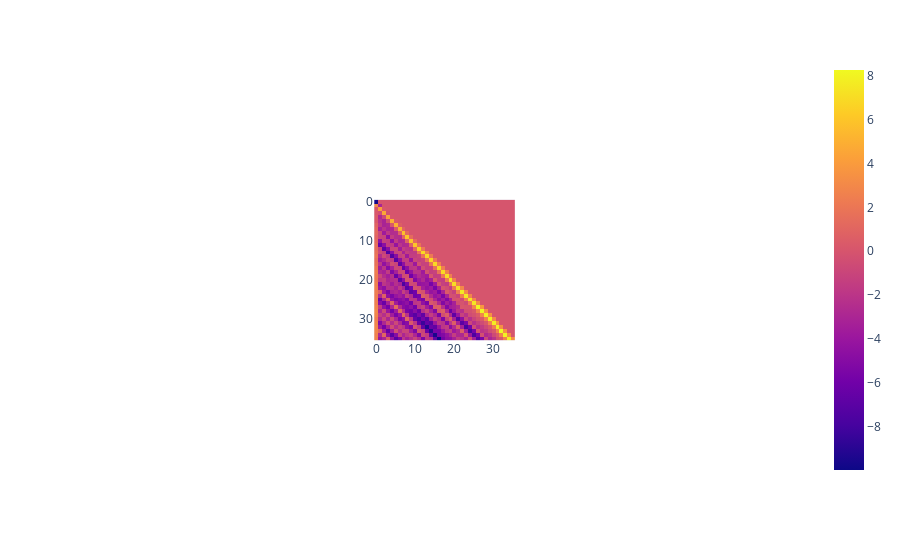
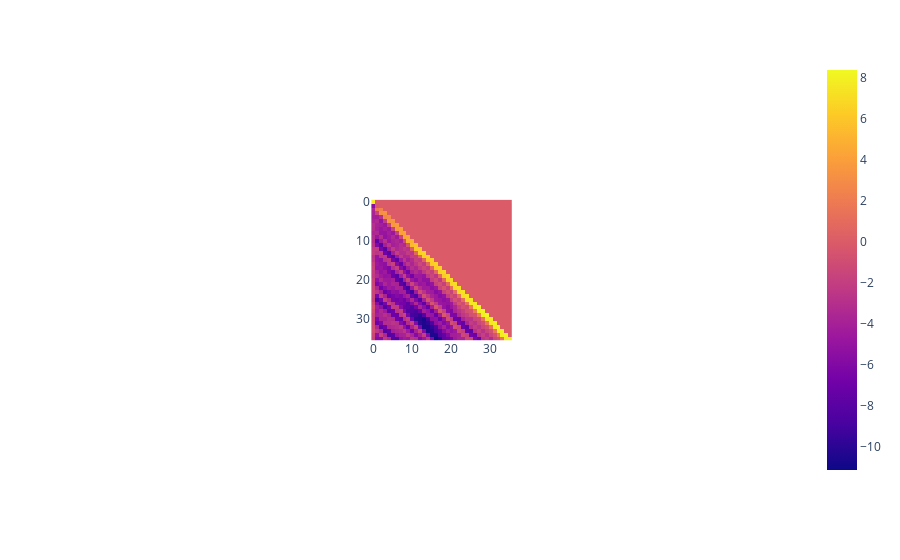
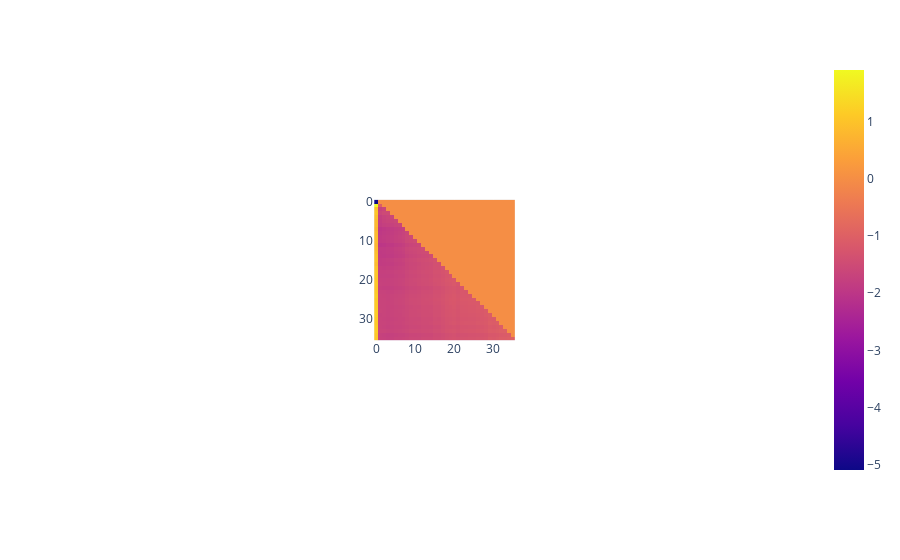
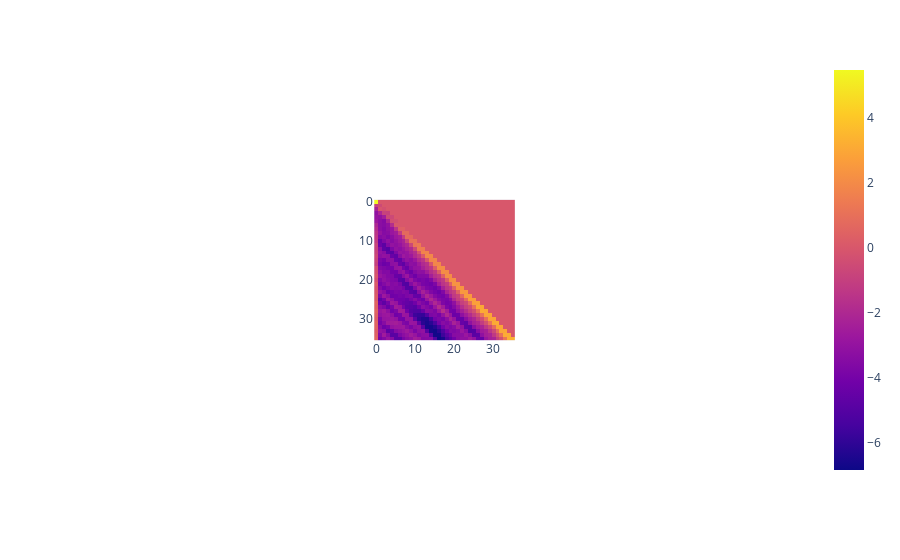

The code cell stored with these charts, in order, in its notebook:
### Code cell
import pandas as pd

# shape: [heads * seqlen * seqlen, 4]
# vals: [head num, q index, k index, activation]

heads, seq_len, _ = pos_pos_activations.shape

head_num = repeat(torch.arange(heads), "heads -> heads s1 s2", s1 = seq_len, s2 = seq_len)
q_index = repeat(torch.arange(seq_len), "s1 -> heads s1 s2", heads = heads, s2 = seq_len)
k_index = repeat(torch.arange(seq_len), "s2 -> heads s1 s2", heads = heads, s1 = seq_len)

data = torch.stack((head_num, q_index, k_index, pos_pos_activations), dim=-1)
data = rearrange(data, "heads s1 s2 four -> (heads s1 s2) four")

df = pd.DataFrame(data = data,
                  columns = ['heads', 'q', 'k', 'activations'])


for head in range(pos_pos_activations.shape[0]):
    fig = px.imshow(pos_pos_activations[head].detach().numpy(), text_auto=True)# labels={'index': 'heads', 'value': 'variance', 'variable': 'category'})
    fig.show()

### Figure 1 — Plotly figure (JSON) as saved in the notebook; plotly's stock layout.template omitted (floating-point values rounded to 4 significant figures; data arrays with more than 128 entries replaced by an {"elided": "..."} marker saying what was removed)
{"data": [{"coloraxis": "coloraxis", "hovertemplate": "x: %{x}<br>y: %{y}<br>color: %{z}<extra></extra>", "name": "0", "texttemplate": "%{z}", "type": "heatmap", "xaxis": "x", "yaxis": "y", "z": {"elided": "36x36 float values"}}], "layout": {"autosize": true, "coloraxis": {"colorscale": [[0, "#0d0887"], [0.1111, "#46039f"], [0.2222, "#7201a8"], [0.3333, "#9c179e"], [0.4444, "#bd3786"], [0.5556, "#d8576b"], [0.6667, "#ed7953"], [0.7778, "#fb9f3a"], [0.8889, "#fdca26"], [1, "#f0f921"]]}, "margin": {"t": 60}, "xaxis": {"anchor": "y", "autorange": true, "constrain": "domain", "domain": [0.4035, 0.5965], "range": [-0.5, 35.5], "scaleanchor": "y"}, "yaxis": {"anchor": "x", "autorange": true, "constrain": "domain", "domain": [0, 1], "range": [35.5, -0.5]}}}

### Figure 2 — Plotly figure (JSON) as saved in the notebook; plotly's stock layout.template omitted (floating-point values rounded to 4 significant figures; data arrays with more than 128 entries replaced by an {"elided": "..."} marker saying what was removed)
{"data": [{"coloraxis": "coloraxis", "hovertemplate": "x: %{x}<br>y: %{y}<br>color: %{z}<extra></extra>", "name": "0", "texttemplate": "%{z}", "type": "heatmap", "xaxis": "x", "yaxis": "y", "z": {"elided": "36x36 float values"}}], "layout": {"autosize": true, "coloraxis": {"colorscale": [[0, "#0d0887"], [0.1111, "#46039f"], [0.2222, "#7201a8"], [0.3333, "#9c179e"], [0.4444, "#bd3786"], [0.5556, "#d8576b"], [0.6667, "#ed7953"], [0.7778, "#fb9f3a"], [0.8889, "#fdca26"], [1, "#f0f921"]]}, "margin": {"t": 60}, "xaxis": {"anchor": "y", "autorange": true, "constrain": "domain", "domain": [0.4028, 0.5972], "range": [-0.5, 35.5], "scaleanchor": "y"}, "yaxis": {"anchor": "x", "autorange": true, "constrain": "domain", "domain": [0, 1], "range": [35.5, -0.5]}}}

### Figure 3 — Plotly figure (JSON) as saved in the notebook; plotly's stock layout.template omitted (floating-point values rounded to 4 significant figures; data arrays with more than 128 entries replaced by an {"elided": "..."} marker saying what was removed)
{"data": [{"coloraxis": "coloraxis", "hovertemplate": "x: %{x}<br>y: %{y}<br>color: %{z}<extra></extra>", "name": "0", "texttemplate": "%{z}", "type": "heatmap", "xaxis": "x", "yaxis": "y", "z": {"elided": "36x36 float values"}}], "layout": {"autosize": true, "coloraxis": {"colorscale": [[0, "#0d0887"], [0.1111, "#46039f"], [0.2222, "#7201a8"], [0.3333, "#9c179e"], [0.4444, "#bd3786"], [0.5556, "#d8576b"], [0.6667, "#ed7953"], [0.7778, "#fb9f3a"], [0.8889, "#fdca26"], [1, "#f0f921"]]}, "margin": {"t": 60}, "xaxis": {"anchor": "y", "autorange": true, "constrain": "domain", "domain": [0.4035, 0.5965], "range": [-0.5, 35.5], "scaleanchor": "y"}, "yaxis": {"anchor": "x", "autorange": true, "constrain": "domain", "domain": [0, 1], "range": [35.5, -0.5]}}}

### Figure 4 — Plotly figure (JSON) as saved in the notebook; plotly's stock layout.template omitted (floating-point values rounded to 4 significant figures; data arrays with more than 128 entries replaced by an {"elided": "..."} marker saying what was removed)
{"data": [{"coloraxis": "coloraxis", "hovertemplate": "x: %{x}<br>y: %{y}<br>color: %{z}<extra></extra>", "name": "0", "texttemplate": "%{z}", "type": "heatmap", "xaxis": "x", "yaxis": "y", "z": {"elided": "36x36 float values"}}], "layout": {"autosize": true, "coloraxis": {"colorscale": [[0, "#0d0887"], [0.1111, "#46039f"], [0.2222, "#7201a8"], [0.3333, "#9c179e"], [0.4444, "#bd3786"], [0.5556, "#d8576b"], [0.6667, "#ed7953"], [0.7778, "#fb9f3a"], [0.8889, "#fdca26"], [1, "#f0f921"]]}, "margin": {"t": 60}, "xaxis": {"anchor": "y", "autorange": true, "constrain": "domain", "domain": [0.4035, 0.5965], "range": [-0.5, 35.5], "scaleanchor": "y"}, "yaxis": {"anchor": "x", "autorange": true, "constrain": "domain", "domain": [0, 1], "range": [35.5, -0.5]}}}
